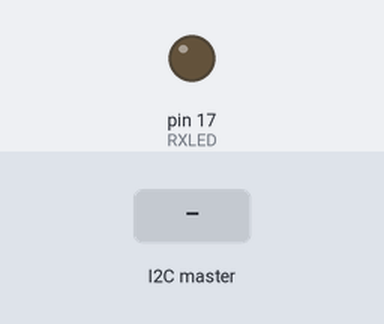
Bench run of a sketch on a simulated SparkFun Pro Micro, built with avr-gcc and run on an emulated ATmega32U4. On the bench: output pins drawn as LEDs (lit = HIGH). Inputs (shaded band) come from the test bench.

Above: at 1.2 s.
1.3 s: the I2C master sends the byte 1
At 1.7 s:
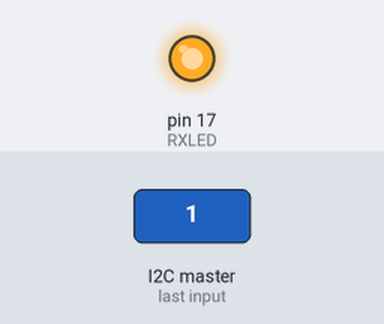
Timing chart, 0 to 4.3 s (numbered marks = the images above; inputs shaded):
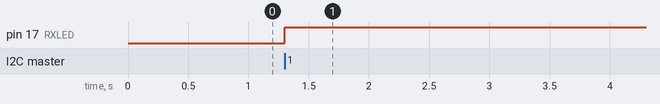

The sketch:

pro_micro.ino
```cpp
#include <Wire.h>
#include <Keyboard.h>

int RXLED = 17;

void setup() {
  // Serial.begin(115200);
  pinMode(RXLED, OUTPUT);
  // put your setup code here, to run once:
  Wire.begin(4);                // join i2c bus with address #4
  Wire.onReceive(receiveEvent); // register event
}

void loop() {
  // put your main code here, to run repeatedly:

}

uint8_t keys[] = {
  '`',
  '1',
  '2',
  '3',
  '4',
  '5',
  '6',
  '7',
  '8',
  '9',
  '0',
  '-',
  '=',
  'q',
  'w',
  'e',
  'r',
  't',
  'y',
  'u',
  'i',
  'o',
  'p',
  '[',
  ']',
  '\\',
  'a',
  's',
  'd',
  'f',
  'g',
  'h',
  'j',
  'k',
  'l',
  ';',
  '\'',
  'z',
  'x',
  'c',
  'v',
  'b',
  'n',
  'm',
  ',',
  '.',
  '/',
  KEY_LEFT_ARROW,
  KEY_UP_ARROW,
  KEY_DOWN_ARROW,
  KEY_RIGHT_ARROW,
  KEY_TAB,
  KEY_LEFT_SHIFT,
  KEY_RIGHT_SHIFT,
  KEY_BACKSPACE,
  KEY_LEFT_CTRL,
  KEY_LEFT_ALT,
  KEY_LEFT_GUI,
  KEY_RIGHT_GUI,
  KEY_RIGHT_ALT,
  KEY_RIGHT_CTRL,
  KEY_ESC,
  KEY_CAPS_LOCK,
  KEY_F1,
  KEY_F2,
  KEY_F3,
  KEY_F4,
  KEY_F5,
  KEY_F6,
  KEY_F7,
  KEY_F8,
  KEY_F9,
  KEY_F10,
  KEY_F11,
  KEY_F12,
  KEY_RETURN,
  KEY_DELETE,
  KEY_PAGE_DOWN,
  KEY_PAGE_UP,
  ' ',
  KEY_HOME,
  KEY_END,
};

int dt(unsigned char data) {
  int x = 0;
  for(int i = 0;i < 7;i++) {
    if(data & (1 << i)) x |= (1 << i);
  }
  return x;
}

void printBinary(unsigned char value) {
  for (int i = 7; i >= 0; i--) {
    Serial.print((value >> i) & 1);
  }
  Serial.println();
}

void handleChar(unsigned char inp) {
  bool press = inp & (1 << 7);
  // printBinary(inp);
  int acs = dt(inp);
  if(acs > sizeof(keys)/sizeof(uint8_t)) return;
  // Serial.print(press?"Press " : "Release ");
  // Serial.println((int)keys[acs]);

  if(press) Keyboard.press(keys[acs]);
  else Keyboard.release(keys[acs]);
}

void receiveEvent(int howMany)
{
  while(Wire.available()) // loop through all but the last
  {
    digitalWrite(RXLED, LOW);
    handleChar(Wire.read());
  }

  digitalWrite(RXLED, HIGH);
}
```

Measured:
- after the input at 1.3 s, pin 17 (RXLED): LOW → HIGH at once
